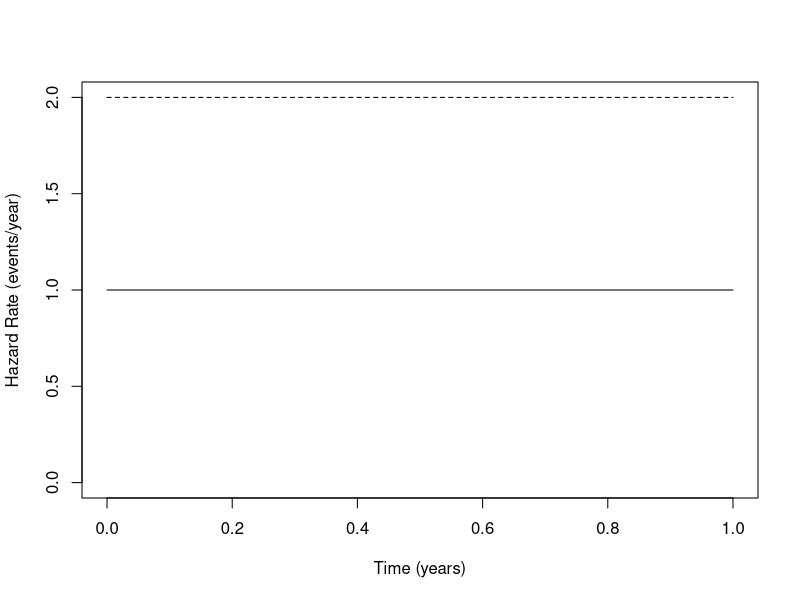
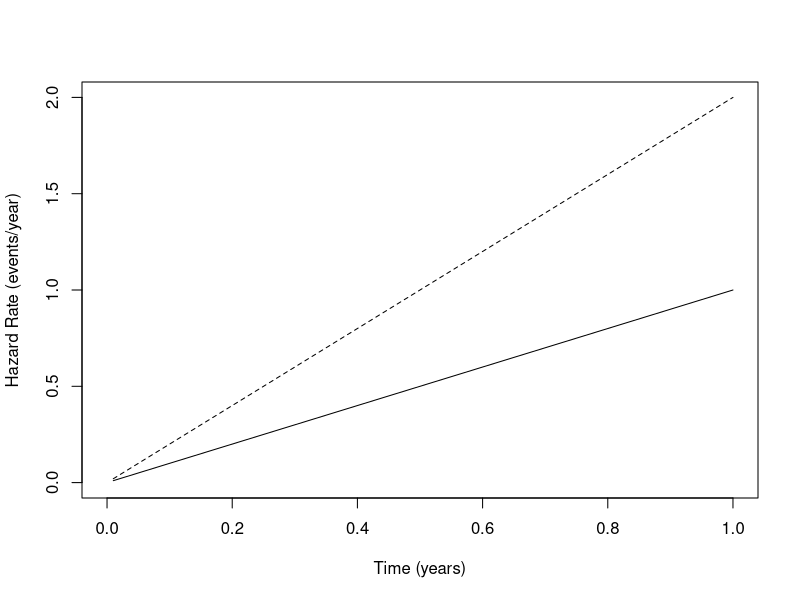
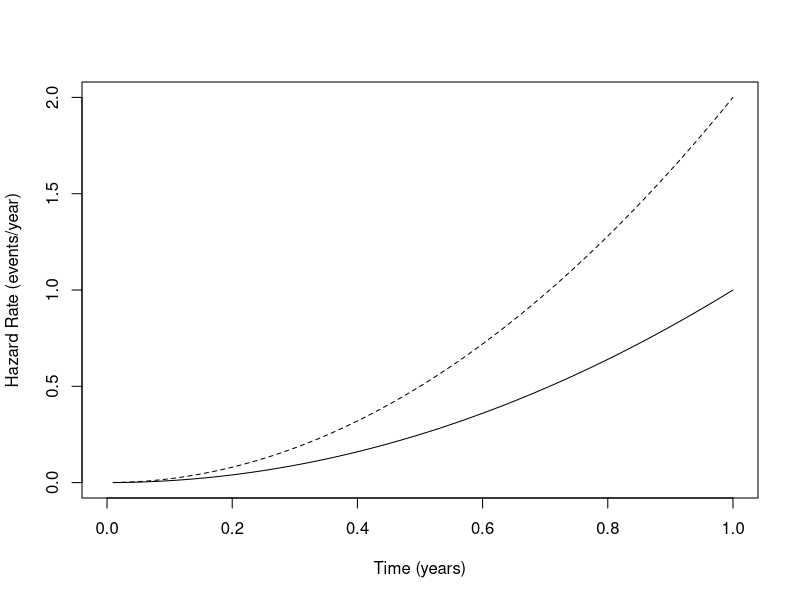
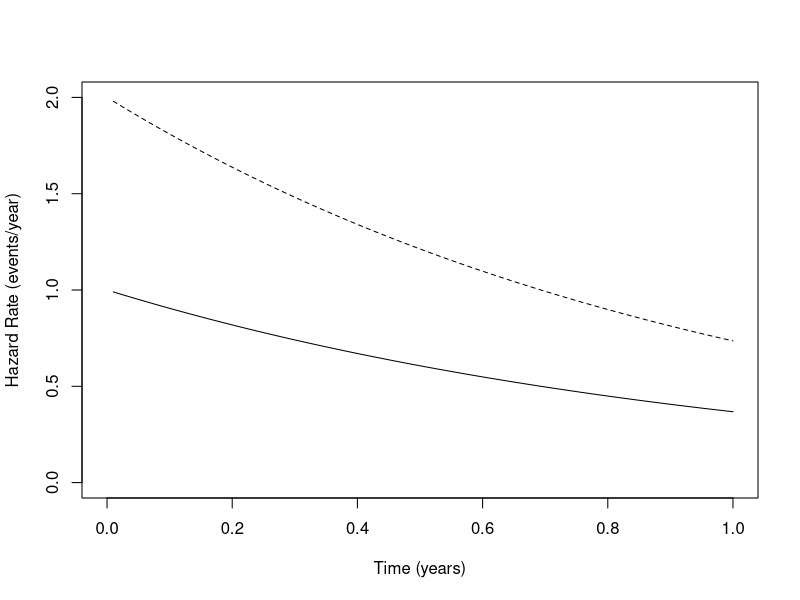
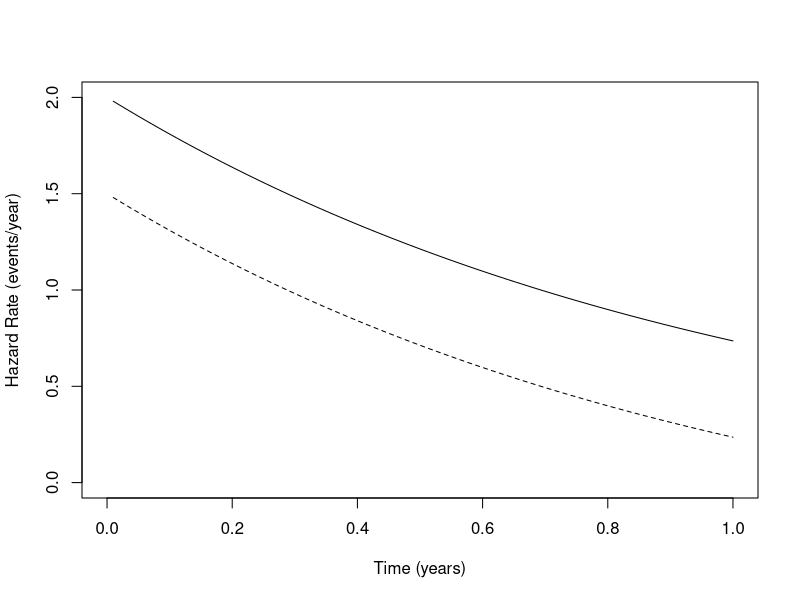
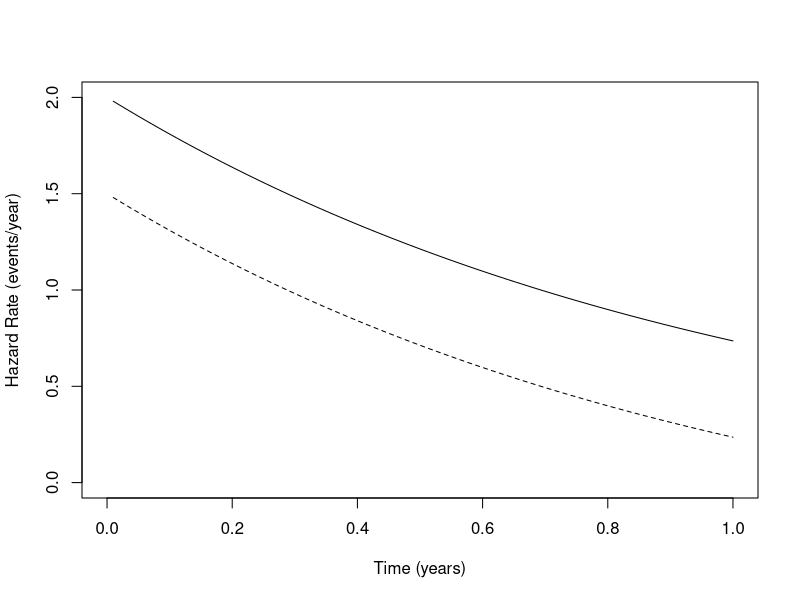
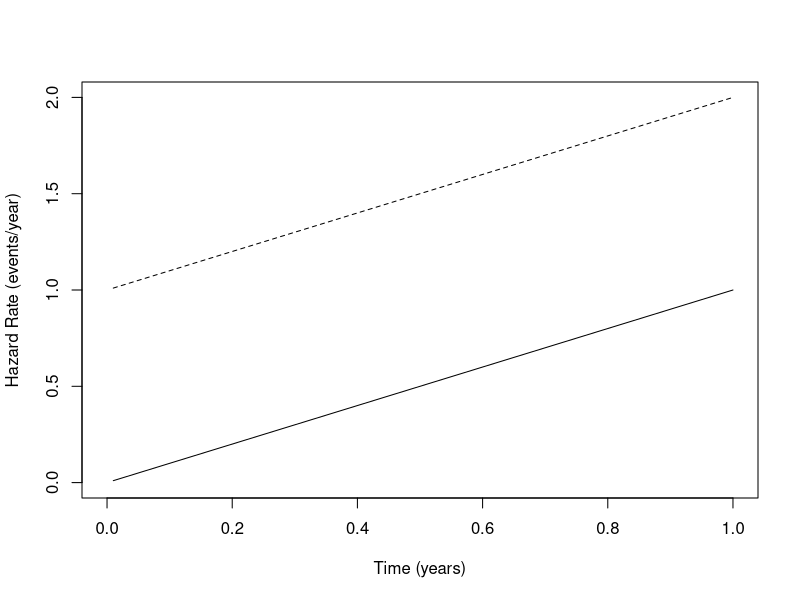
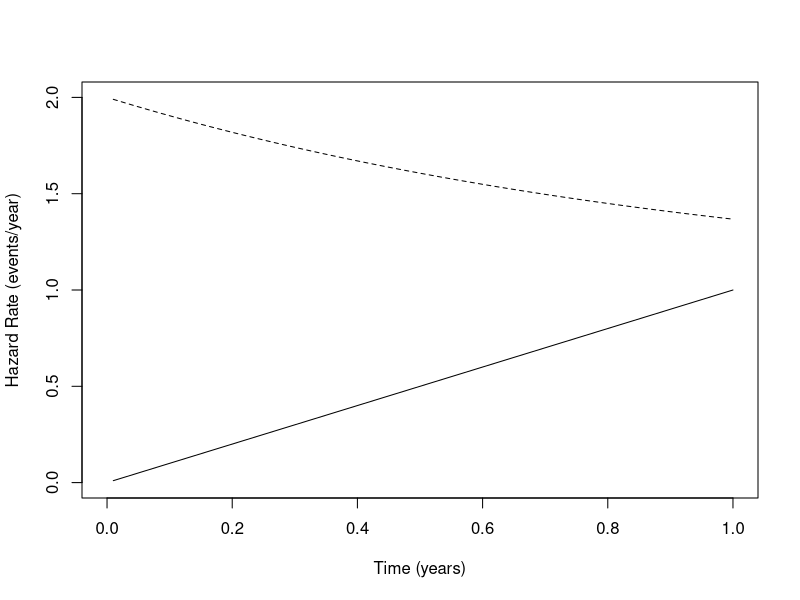

The R script that drew these images, in order:
setwd("C:/Users/lmcda4/Dropbox/Teaching/Survival/Notes/Hypothesis Testing/Figures")

jpeg("pl1.jpg")
plot(NA, xlim=c(0, 1), ylim=c(0, 2), xlab="Time (years)", ylab="Hazard Rate (events/year)")
lines(c(0,1), c(1,1), lty=1)
lines(c(0,1), c(2,2), lty=2)
dev.off()

x <- ((1:100)/100)
h1 <- x
h2 <- 2*x
jpeg("pl2.jpg")
plot(NA, xlim=c(0, 1), ylim=c(0, 2), xlab="Time (years)", ylab="Hazard Rate (events/year)")
lines(x, h1, lty=1)
lines(x, h2, lty=2)
dev.off()

x <- ((1:100)/100)
h1 <- x^2
h2 <- 2*x^2
jpeg("pl3.jpg")
plot(NA, xlim=c(0, 1), ylim=c(0, 2), xlab="Time (years)", ylab="Hazard Rate (events/year)")
lines(x, h1, lty=1)
lines(x, h2, lty=2)
dev.off()


x <- ((1:100)/100)
h1 <- exp(-x)
h2 <- 2*exp(-x)
jpeg("pl4.jpg")
plot(NA, xlim=c(0, 1), ylim=c(0, 2), xlab="Time (years)", ylab="Hazard Rate (events/year)")
lines(x, h1, lty=1)
lines(x, h2, lty=2)
dev.off()

x <- ((1:100)/100)
h1 <- 2*exp(-x)
h2 <- 2*exp(-x) - 1/2
jpeg("pl5.jpg")
plot(NA, xlim=c(0, 1), ylim=c(0, 2), xlab="Time (years)", ylab="Hazard Rate (events/year)")
lines(x, h1, lty=1)
lines(x, h2, lty=2)
dev.off()


x <- ((1:100)/100)
h1 <- 2*exp(-x)
h2 <- 2*exp(-x) - 1/2
jpeg("pl6.jpg")
plot(NA, xlim=c(0, 1), ylim=c(0, 2), xlab="Time (years)", ylab="Hazard Rate (events/year)")
lines(x, h1, lty=1)
lines(x, h2, lty=2)
dev.off()



x <- ((1:100)/100)
h1 <- x
h2 <- x + 1
jpeg("pl7.jpg")
plot(NA, xlim=c(0, 1), ylim=c(0, 2), xlab="Time (years)", ylab="Hazard Rate (events/year)")
lines(x, h1, lty=1)
lines(x, h2, lty=2)
dev.off()



x <- ((1:100)/100)
h1 <- x
h2 <- exp(-x)+1
jpeg("pl8.jpg")
plot(NA, xlim=c(0, 1), ylim=c(0, 2), xlab="Time (years)", ylab="Hazard Rate (events/year)")
lines(x, h1, lty=1)
lines(x, h2, lty=2)
dev.off()



x <- ((1:100)/100)
h1 <- 2*exp(x)/exp(1)
h2 <- exp(-x)
jpeg("pl9.jpg")
plot(NA, xlim=c(0, 1), ylim=c(0, 2), xlab="Time (years)", ylab="Hazard Rate (events/year)")
lines(x, h1, lty=1)
lines(x, h2, lty=2)
dev.off()


x <- ((1:1000)/100)
h1 <- 0.05*x + 0.3
h2 <- Vectorize(function(x){
  if(x <= 3){
    .9 - 0.05*x
  }else if(x > 3 & x < 5){
    .9 - 0.05*3 - 0.2*(x-3)
  }else{
    .9 - 0.05*3 - 0.2*2 - 0.02*(x-5)
  }
})


jpeg("pl10.jpg")
plot(NA, xlim=c(0, 10), ylim=c(0, 1), xlab="Time (weeks)", ylab="Hazard Rate (events/week)")
lines(x, h1, lty=1)
lines(x, h2(x), lty=2)
legend("topright", legend=c("Medical", "Surgical"), lty=c(1,2))
dev.off()